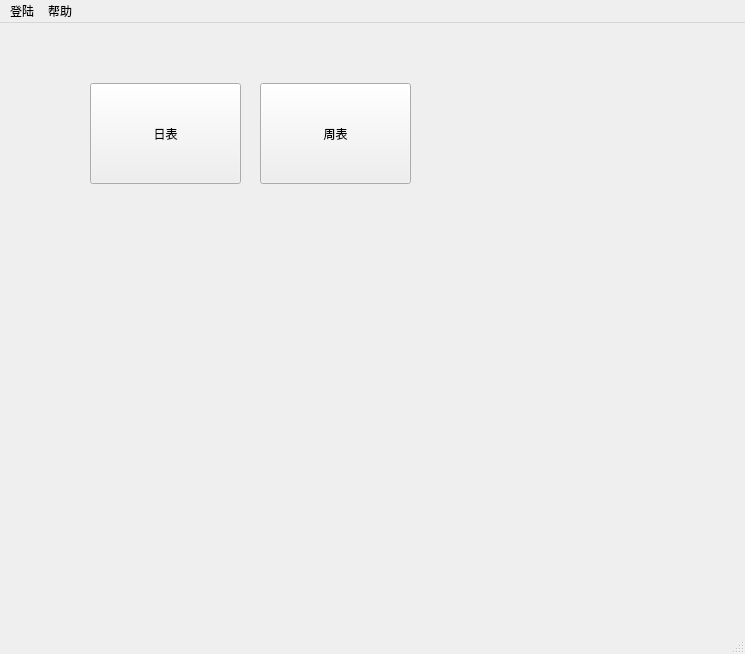
<?xml version="1.0" encoding="UTF-8"?>
<ui version="4.0">
 <class>MainWindow</class>
 <widget class="QMainWindow" name="MainWindow">
  <property name="geometry">
   <rect>
    <x>0</x>
    <y>0</y>
    <width>745</width>
    <height>654</height>
   </rect>
  </property>
  <property name="windowTitle">
   <string>MainWindow</string>
  </property>
  <widget class="QWidget" name="centralwidget">
   <widget class="QPushButton" name="dayTable">
    <property name="geometry">
     <rect>
      <x>90</x>
      <y>60</y>
      <width>151</width>
      <height>101</height>
     </rect>
    </property>
    <property name="text">
     <string>日表</string>
    </property>
   </widget>
   <widget class="QPushButton" name="weekTable">
    <property name="geometry">
     <rect>
      <x>260</x>
      <y>60</y>
      <width>151</width>
      <height>101</height>
     </rect>
    </property>
    <property name="text">
     <string>周表</string>
    </property>
   </widget>
  </widget>
  <widget class="QMenuBar" name="menubar">
   <property name="geometry">
    <rect>
     <x>0</x>
     <y>0</y>
     <width>745</width>
     <height>28</height>
    </rect>
   </property>
   <widget class="QMenu" name="menu">
    <property name="title">
     <string>登陆</string>
    </property>
    <addaction name="action"/>
   </widget>
   <widget class="QMenu" name="menu_2">
    <property name="title">
     <string>帮助</string>
    </property>
   </widget>
   <addaction name="menu"/>
   <addaction name="menu_2"/>
  </widget>
  <widget class="QStatusBar" name="statusbar"/>
  <action name="action">
   <property name="text">
    <string>登陆</string>
   </property>
  </action>
 </widget>
 <resources/>
 <connections/>
</ui>
